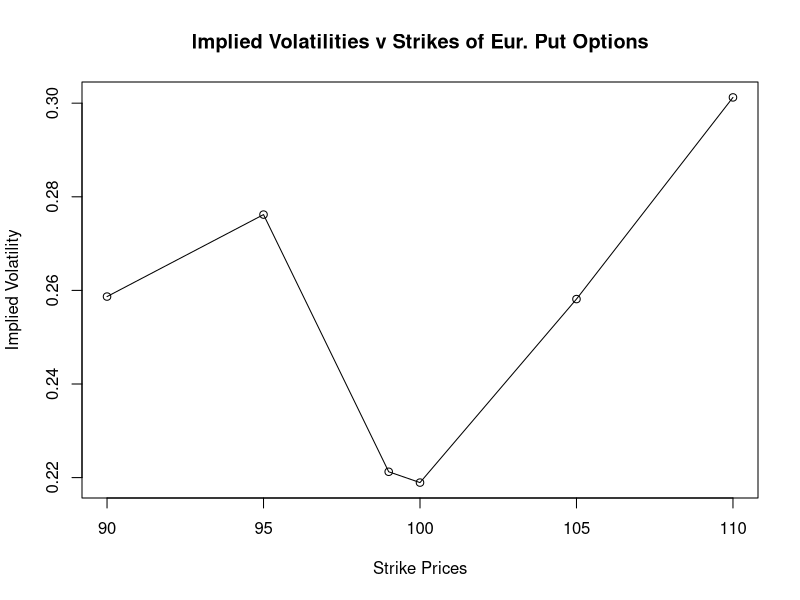
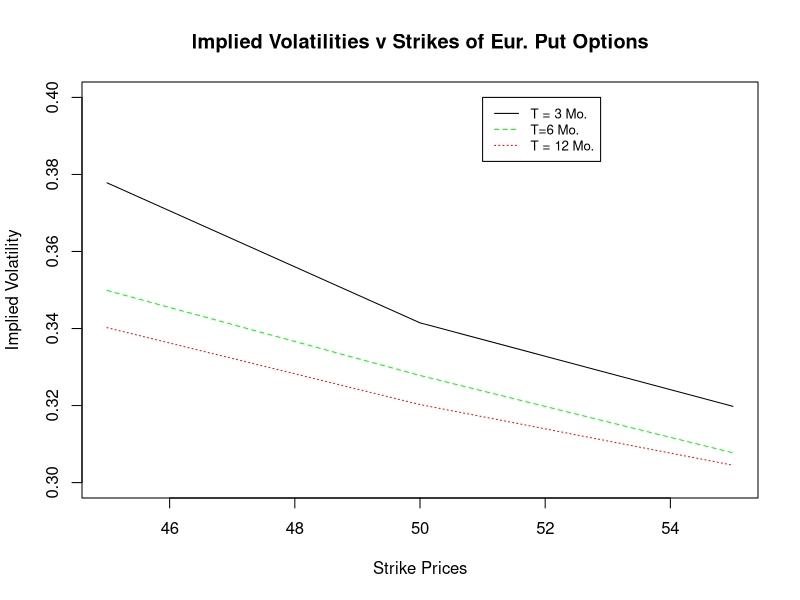

Recreate these plots in R, in order. (Note: this script raises an error after producing the figures.)
BlackScholes <- function(S, K, sigma, r, T_exp, delta = 0, put=F){
  d1 <- (log(S/K) + (r - delta + sigma^2/2)*T_exp) / (sigma*sqrt(T_exp))
  d2 <- d1 - sigma*sqrt(T_exp)
  if (!put){
    price <- S * exp(-delta*T_exp) *pnorm(d1) - K*exp(-r*T_exp)*pnorm(d2)
    return(price)
  }
  else {
    price <- -S * exp(-delta*T_exp) * pnorm(-d1) + K*exp(-r*T_exp)*pnorm(-d2)
    return(price)
  }
}

impliedVolatility <- function(S,K,r,T_exp,delta=0,put=F,claimVal,steps = 30){
  # Numerically approximates the implied volatility from the given parameters using a version of the midpoint method
  sigmas <- c(0,1)
  print(sigmas)
  print(mean(sigmas))
  for(i in 1:steps){
    sigma_mid <- mean(sigmas)
    print(sigma_mid)
    err_mid <- BlackScholes(S,K,sigma_mid,r,T_exp,delta,put)-claimVal
    if(err_mid<0){
      sigmas <- c(sigma_mid,sigmas[2])
    } else {
      sigmas <- c(sigmas[1],sigma_mid)
    }
    
  }
  return(mean(sigmas))
}

# Problem 17 ----

strikes = c(90,95,99,100,105,110)
pricesTrues  = c(3.433,5.647,5.476,5.829,9.661,14.073)
impVols = c()
modelPrices = c()

for(i in 1:length(strikes)){
  K = strikes[i]
  priceTrue = pricesTrues[i]
  impVol = impliedVolatility(S=100, K,       r=0.05,T_exp=200/252,put=T,claimVal=priceTrue)
  modelPrice <- BlackScholes(S=100, K,impVol,r=0.05,T_exp=200/252, delta = 0,put=T)
  impVols <- c(impVols,impVol)
  modelPrices <- c(modelPrices,modelPrice)
}

table = cbind(strikes,pricesTrues,impVols,modelPrices)

table

plot(strikes,impVols,
     main = "Implied Volatilities v Strikes of Eur. Put Options",
     xlab = "Strike Prices",
     ylab = "Implied Volatility",
     type = "o")

# Problem 18 ----

truePrices  = matrix(c(7.0,3.7,1.6,8.3,5.2,2.9,10.5,7.5,5.1),3,3)
impVols     = matrix(0,3,3)
modelPrices = matrix(0,3,3)
OutputList   = list("TruePrices" = truePrices,"ImpliedVolatilities"=impVols,"ModelPrices"=modelPrices)
strikes     = c(45,50,55)
maturities  = c(.25,.5,1)

for(i in 1:3){
  rownames(OutputList[[i]]) <- strikes
  colnames(OutputList[[i]]) <- maturities
}

for(i in 1:3){
  for(j in 1:3){
    S = 50
    K     = strikes[i]
    T_exp = maturities[j]
    r = 0.05
    priceTrue = OutputList$TruePrices[i,j]
    impVol    = impliedVolatility(S,K,r,T_exp,claimVal=priceTrue)
    modelPrice <- BlackScholes(S, K,impVol,r,T_exp)
    OutputList$ImpliedVolatilities[i,j] <- impVol
    OutputList$ModelPrices[i,j] <- modelPrice
  }
}
OutputList
xData  <- strikes
yData1 <- OutputList$ImpliedVolatilities[,1]
yData2 <- OutputList$ImpliedVolatilities[,2]
yData3 <- OutputList$ImpliedVolatilities[,3]
plot(xData,yData1,xlim = c(45,55),
     ylim = c(0.3,0.4),
     main = "Implied Volatilities v Strikes of Eur. Put Options",
     xlab = "Strike Prices",
     ylab = "Implied Volatility",
     type = "l")
lines(xData,yData2, col='green',lty=2)
lines(xData,yData3, col='red',lty=3)
legend(51,.40,cex = 0.8,legend = c("T = 3 Mo.","T=6 Mo.","T = 12 Mo."),col=c("black","green","red"),lty=1:3)

# Plots for Monotonic Increasing Nature of Option Prices v Volatility

sigmas <- seq(0,1,10^-5)
calls <- BlackScholes(100,110,sigmas,.05,3/12)

plot(sigmas,puts,type='l',
     main = "Call Value v Volatility",
     sub  = "Parameters: S=100 K=110 r=.05 T=3/12",
     xlab = "X: Volatility\n",
     ylab = "Y: Claim Value of a Call Option")

puts <- BlackScholes(100,90,sigmas,.05,3/12,put=T)

plot(sigmas,puts,type='l',
     main = "Put Value v Volatility",
     sub  = "Parameters: S=100 K=90 r=.05 T=3/12",
     xlab = "X: Volatility\n",
     ylab = "Y: Claim Value of a Put Option")

# Plot to show HW 3 Q 3 was correct solution
S <- 100
K <- seq(70,130,.001)
sigma <- .3
r <- .05
T_exp <- 1
delta = 0.01

callPrices <- BlackScholes(S,K,sigma,r,T_exp,delta)
putPrices  <- BlackScholes(S,K,sigma,r,T_exp,delta, put = T)
straddlePrices <- callPrices + putPrices
K_min <- S*exp(T*(r-delta-sigma^2/2))

plot(K,straddlePrices,type="l",
     xlim = c(90,110),
     ylim = c(23,25),
     main = "Price of Straddle over Strike",
     sub  = "Parameters: S=100,sigma=0.3,r=0.05,T_exp=1,delta=0.01",
     xlab = "Strike Price",
     ylab = "Value of the Straddle")
xpoints <- c(K_min,K_min)
ypoints <- c(0,100)
lines(xpoints,ypoints,col="blue",lty = 2,type = 'l')
legend(100,25,legend = c("Calculated Strike"),lty = 2)

